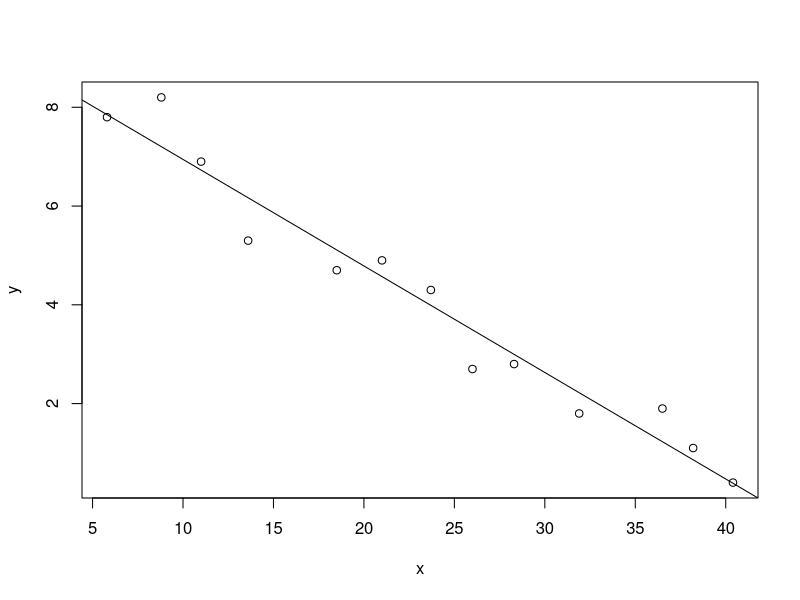
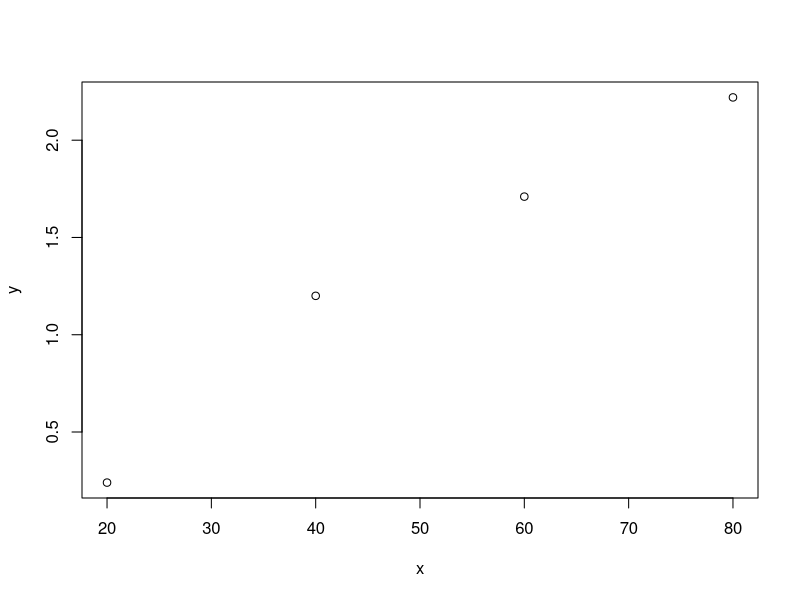
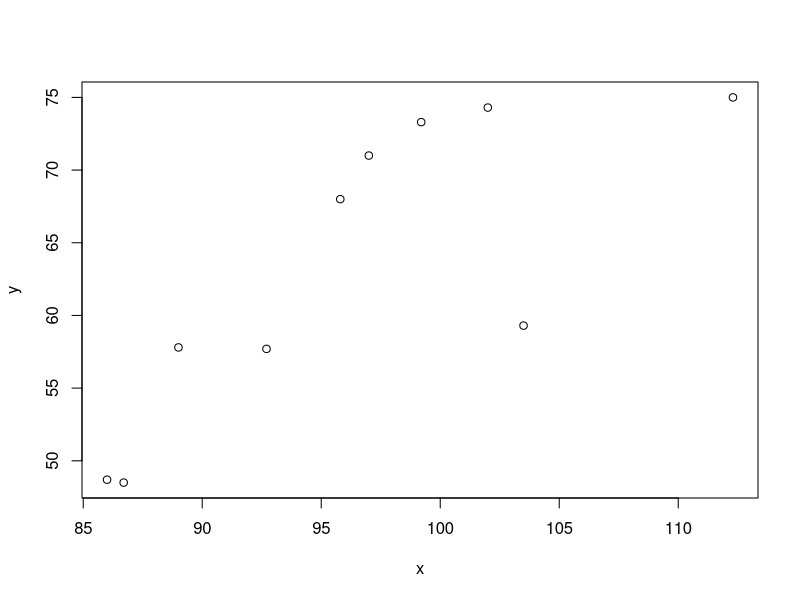
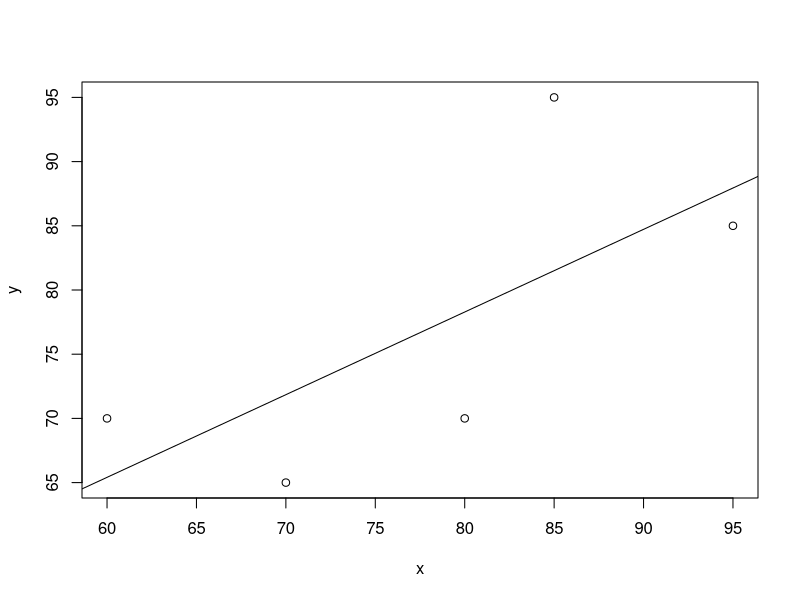

Here is the R script that generated these plots, in order:
## ---- chunk 1

df <- data.frame(x = c(5.8, 8.8, 11.0, 13.6, 18.5, 21.0, 23.7, 26.0, 28.3, 31.9, 36.5, 38.2, 40.4),
                y = c(7.8, 8.2,  6.9,  5.3,  4.7,  4.9,  4.3,  2.7,  2.8,  1.8,  1.9,  1.1,  0.4))
plot(df)

model <- lm(y~x, data = df)
abline(model)
summary(model)

#predict(model, data.frame(x = c(45)))
## ---- chunk 2
df2 = data.frame(x = c(20,40,60,80), y = c(0.24, 1.20, 1.71, 2.22))
plot(df2)
## ---- chunk 3
df3 = data.frame(x = c(112.3, 97, 92.7, 86, 102, 99.2, 95.8, 103.5, 89, 86.7),
                 y = c(75, 71, 57.7, 48.7, 74.3, 73.3, 68, 59.3, 57.8, 48.5))
plot(df3)

model3 = lm(y~x, data = df3)
summary(model3)
aov(model3)
## ---- chunk 4
scores = data.frame(x = c(95, 85, 80, 70, 60),
                    y = c(85, 95, 70, 65, 70))
scoreModel = lm(y~x, data = scores)

plot(y~x, data = scores)
abline(scoreModel)
summary(scoreModel)
